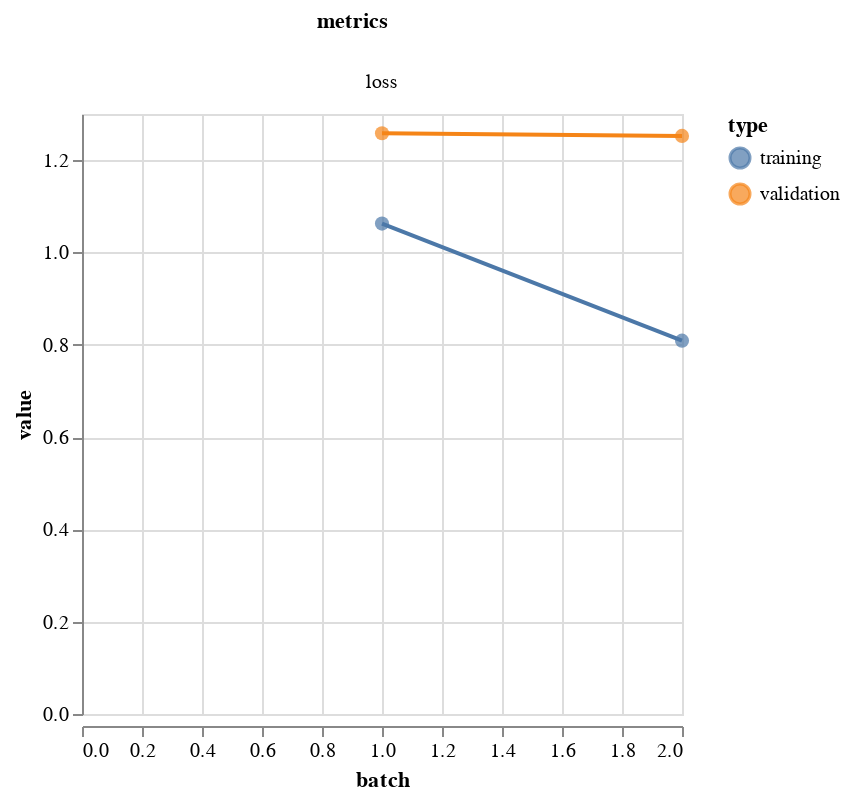

The cell this chart's notebook holds for it:
### Code cell
metrics(output.history)

### Figure 1 — Vega-Lite specification as saved in the notebook (floating-point values rounded to 4 significant figures)
{"config": {"view": {"continuousWidth": 400, "continuousHeight": 300}}, "data": {"name": "data-064ce71f8007fb4215f79c531dff0914"}, "facet": {"column": {"type": "nominal", "field": "metrics"}}, "spec": {"layer": [{"mark": {"type": "circle", "size": 50}, "encoding": {"color": {"type": "nominal", "field": "type"}, "tooltip": [{"type": "quantitative", "field": "batch"}, {"type": "quantitative", "field": "value"}], "x": {"type": "quantitative", "field": "batch"}, "y": {"type": "quantitative", "field": "value"}}, "height": 300, "width": 300}, {"mark": "line", "encoding": {"color": {"type": "nominal", "field": "type"}, "x": {"type": "quantitative", "field": "batch"}, "y": {"type": "quantitative", "field": "value"}}, "height": 300, "width": 300}]}, "resolve": {"scale": {"y": "independent"}}, "$schema": "https://vega.github.io/schema/vega-lite/v4.8.1.json", "datasets": {"data-064ce71f8007fb4215f79c531dff0914": [{"batch": 1, "value": 1.063, "type": "training", "metrics": "loss"}, {"batch": 2, "value": 0.8089, "type": "training", "metrics": "loss"}, {"batch": 1, "value": 1.258, "type": "validation", "metrics": "loss"}, {"batch": 2, "value": 1.252, "type": "validation", "metrics": "loss"}]}}
